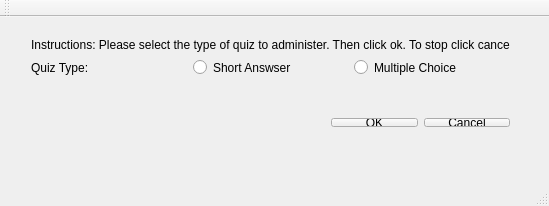
<?xml version="1.0" encoding="UTF-8"?>
<ui version="4.0">
 <class>MainWindow</class>
 <widget class="QMainWindow" name="MainWindow">
  <property name="geometry">
   <rect>
    <x>0</x>
    <y>0</y>
    <width>549</width>
    <height>206</height>
   </rect>
  </property>
  <property name="windowTitle">
   <string>MainWindow</string>
  </property>
  <widget class="QWidget" name="centralWidget">
   <widget class="QWidget" name="layoutWidget">
    <property name="geometry">
     <rect>
      <x>20</x>
      <y>10</y>
      <width>501</width>
      <height>61</height>
     </rect>
    </property>
    <layout class="QVBoxLayout" name="verticalLayout">
     <item>
      <widget class="QLabel" name="instructionsLabel">
       <property name="text">
        <string>Instructions: Please select the type of quiz to administer. Then click ok. To stop click cancel.</string>
       </property>
      </widget>
     </item>
     <item>
      <layout class="QHBoxLayout" name="horizontalLayout">
       <item>
        <widget class="QLabel" name="quizTypeLabel">
         <property name="text">
          <string>Quiz Type:</string>
         </property>
        </widget>
       </item>
       <item>
        <widget class="QRadioButton" name="shortAnswerRadioButton">
         <property name="text">
          <string>Short Answser</string>
         </property>
        </widget>
       </item>
       <item>
        <widget class="QRadioButton" name="multipleChoiceRadioButton">
         <property name="text">
          <string>Multiple Choice</string>
         </property>
        </widget>
       </item>
      </layout>
     </item>
    </layout>
   </widget>
   <widget class="QWidget" name="layoutWidget">
    <property name="geometry">
     <rect>
      <x>320</x>
      <y>90</y>
      <width>201</width>
      <height>31</height>
     </rect>
    </property>
    <layout class="QHBoxLayout" name="horizontalLayout_2">
     <item>
      <widget class="QPushButton" name="okPushButton">
       <property name="text">
        <string>OK</string>
       </property>
      </widget>
     </item>
     <item>
      <widget class="QPushButton" name="cancelPushButton">
       <property name="text">
        <string>Cancel</string>
       </property>
      </widget>
     </item>
    </layout>
   </widget>
  </widget>
  <widget class="QMenuBar" name="menuBar">
   <property name="geometry">
    <rect>
     <x>0</x>
     <y>0</y>
     <width>549</width>
     <height>21</height>
    </rect>
   </property>
  </widget>
  <widget class="QToolBar" name="mainToolBar">
   <attribute name="toolBarArea">
    <enum>TopToolBarArea</enum>
   </attribute>
   <attribute name="toolBarBreak">
    <bool>false</bool>
   </attribute>
  </widget>
  <widget class="QStatusBar" name="statusBar"/>
 </widget>
 <layoutdefault spacing="6" margin="11"/>
 <resources/>
 <connections>
  <connection>
   <sender>cancelPushButton</sender>
   <signal>clicked()</signal>
   <receiver>MainWindow</receiver>
   <slot>close()</slot>
   <hints>
    <hint type="sourcelabel">
     <x>493</x>
     <y>147</y>
    </hint>
    <hint type="destinationlabel">
     <x>492</x>
     <y>171</y>
    </hint>
   </hints>
  </connection>
 </connections>
</ui>
